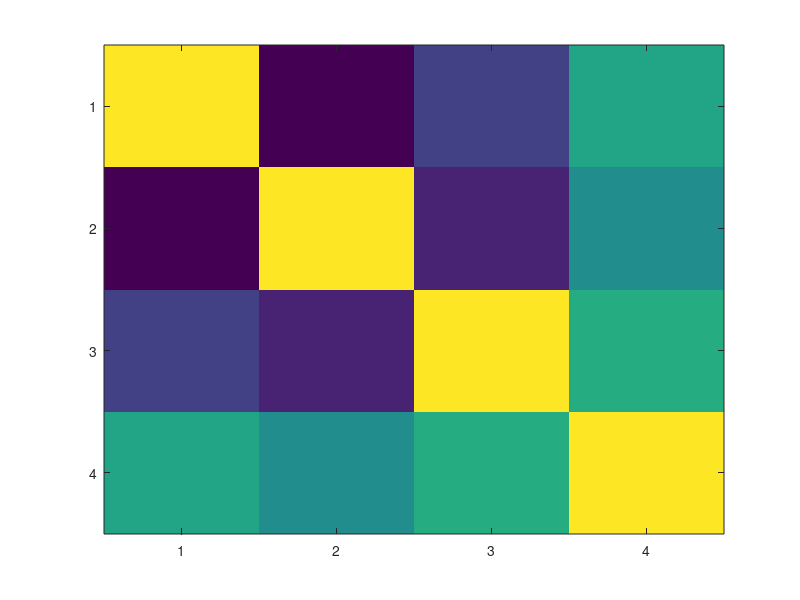

Write the MATLAB code that produced this figure. (Note: this script raises an error after producing the figure.)
%%%%%%%%%%%%%%%%%%%%%%% Week 7 sandbox %%%%%%%%%%%%%%%%%

%%  Sample Correlations
x = randn(100,4);  % uncorrelated data - 4 signals of 100 points each
x(:,4) = sum(x,2);   % 4th signal is now correlated with first 3
[r,p] = corrcoef(x)  % compute sample correlation and p-values; notice signal 4 is correlated with the others
imagesc(r) % plot the correlation matrix -- note symmetry, diagonal, and r values of ~0.5 for signal 4

%% Sample Correlations on real data
cd('D:\Promoted\R016-2012-10-03')
% remember to cd to data first
fname = 'R016-2012-10-03-CSC04a.Ncs';
csc = LoadCSC(fname);
 
cscR = Restrict(csc,2700,3300); % risk session only
Fs = 2000;
 
[S,F,T,P] = spectrogram(Data(cscR),hanning(1024),384,1:0.25:200,Fs); % spectrogram  % when the window was increased to 1024/384 this caused the resolution to increase and led to less obvious groups of correlated values.  The samples seemed to be samller than when the window was at 512
 
[r,p] = corrcoef(10*log10(P')); % correlation matrix (across frequencies) of spectrogram
 
% plot
imagesc(F,F,r); 
caxis([-0.1 0.5]); axis xy; colorbar; grid on;
set(gca,'XLim',[0 150],'YLim',[0 150],'FontSize',14,'XTick',0:10:150,'YTick',0:10:150);

%% White noise sampling
wnoise = randn(1000,1);
[r,p] = corrcoef(wnoise(1:end-1),wnoise(2:end)) % same signal, offset by one sample

% set time lags using xcorr
[acf,lags] = xcorr(wnoise,100,'coeff'); % compute correlation coefficients for lags up to 100
plot(lags,acf,'LineWidth',2); grid on;
set(gca,'FontSize',18); xlabel('time lag (samples)'); ylabel('correlation ({\itr})');

%% Real data correlations with periodicity
Fs = 500; dt = 1./Fs;
tvec = 0:dt:2-dt;
 
wnoise = randn(size(tvec));
sgnl = abs(sin(2*pi*10*tvec))- + wnoise; % 10 Hz sine wave plus Gaussian white noise
 
subplot(211);
plot(tvec,sgnl); grid on;
set(gca,'FontSize',18); title('signal');
 
subplot(212);
[acf,lags] = xcorr(sgnl-mean(sgnl),100,'coeff');
lags = lags.*dt; % convert samples to time
plot(lags,acf); grid on;
set(gca,'FontSize',18); xlabel('time lag (s)'); ylabel('correlation ({\itr})');
title('autocorrelation');

% if this is rectified it should have half the periodicity since all the
% negative values will be positive so a trough of -0.5 will be a peak at
% that time thus leading to a periodicity of 20Hz

%% looking for Gamma power correlations
% spectrogram with better time resolution (slow!)
Fs = 500;
d = decimate(Data(cscR),4);
[S,F,T,P] = spectrogram(d,hanning(135),115,1:200,Fs);

%% Gamma filtering

F_idx = find(F > 70 & F < 100); % high-gamma power
F_idx2 = find(F > 50 & F < 65); % low-gamma power
 
pwr = mean(P(F_idx,:)); % average across frequencies
pwr2 = mean(P(F_idx2,:));
 
[ac,lags] = xcorr(pwr2-mean(pwr2),50,'coeff'); % remember to subtract the mean!
lags = lags.*mean(diff(T));
figure;
plot(lags,ac)
set(gca,'FontSize',18); xlabel('time lag (s)'); ylabel('correlation ({\itr})');
title('low-gamma autocorrelation');

% if the window size is increased we get a higher resolution of the
% low-gamma correlation and we can see that thwe inflection point moves
% inwards

%% Cross-correlation of continuous signals
F_idx = find(F > 70 & F < 100); % high-gamma power
F_idx2 = find(F > 50 & F < 65); % low-gamma power
 
pwr = mean(P(F_idx,:)); % average across frequencies
pwr2 = mean(P(F_idx2,:));
 
[ac,lags] = xcorr(pwr2-mean(pwr2),pwr-mean(pwr),50,'coeff'); % note, two different input signals now
lags = lags.*mean(diff(T));
figure;
plot(lags,ac)
set(gca,'FontSize',18); xlabel('time lag (s)'); ylabel('correlation ({\itr})');
title('xcorr (high-gamma relative to low-gamma at t = 0)');

%% Hilbert transform
Fs = 500; dt = 1./Fs;
tvec = 0:dt:1-dt;
 
wnoise = randn(size(tvec));
sgnl = sin(2*pi*4*tvec) + 0.01*wnoise;
 
h = hilbert(sgnl);
phi = angle(h);


[ax_h,h1,h2] = plotyy(tvec,sgnl,tvec,phi);
set(ax_h(2),'YColor',[1 0 0],'YLim',[-pi pi],'YTick',-pi:pi/2:pi,'YTickLabel',{'-p','-p/2','0','p/2','p'}, ...
   'fontname','symbol','XTick',[]);
set(h2,'Color',[1 0 0]);
set(get(ax_h(2),'Ylabel'),'String','phase (radians)') 
box off;

%% Signal phase - amplitude coupling
Fs = 500; dt = 1./Fs;
tvec = 0:dt:1-dt;
 
f1 = 8;
s1 = sin(2*pi*f1*tvec)+0.05*randn(size(tvec));
s1_phi = angle(hilbert(s1)); % phase of slow signal
dphi = exp(-abs(s1_phi)/1.5); % envelope with peaks at phase 0, based on slow phase
 
f2 = 80;
s2 = 0.3.*sin(2*pi*f2*tvec).*dphi; % fast oscillation multiplied by envelope
 
s = s1+s2;
plot(tvec,s); xlim([0 0.5]);
%% Bin function and using a histogram for non-linear phase-power relationship
phi_edges = -pi:pi/8:pi;
pow_bin = averageXbyYbin(dphi,s1_phi,phi_edges);
 
pow_bin(end-1) = pow_bin(end-1)+pow_bin(end); % add counts on last edge to preceding bin
pow_bin = pow_bin(1:end-1); % trim
 
phi_centers = phi_edges(1:end-1)+pi/16; % convert edges to centers
plot(phi_centers,pow_bin);
